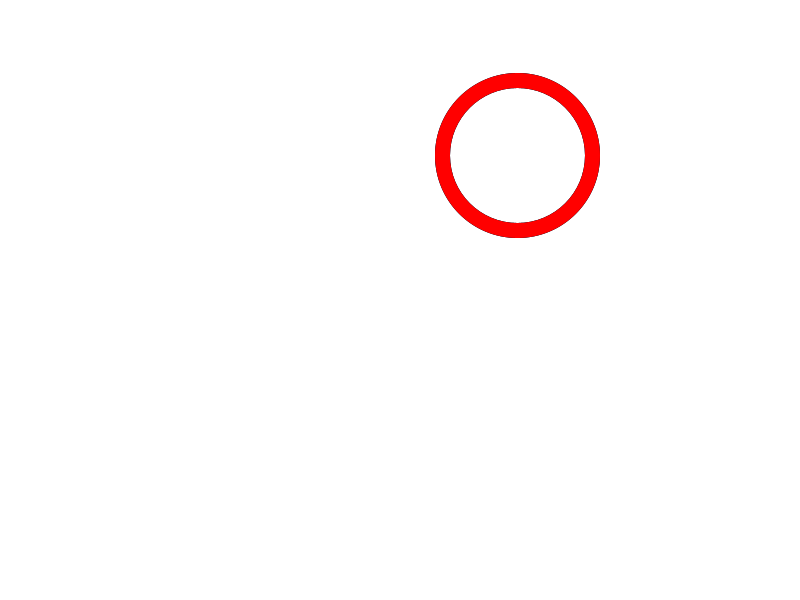
Frame 1 (no input)
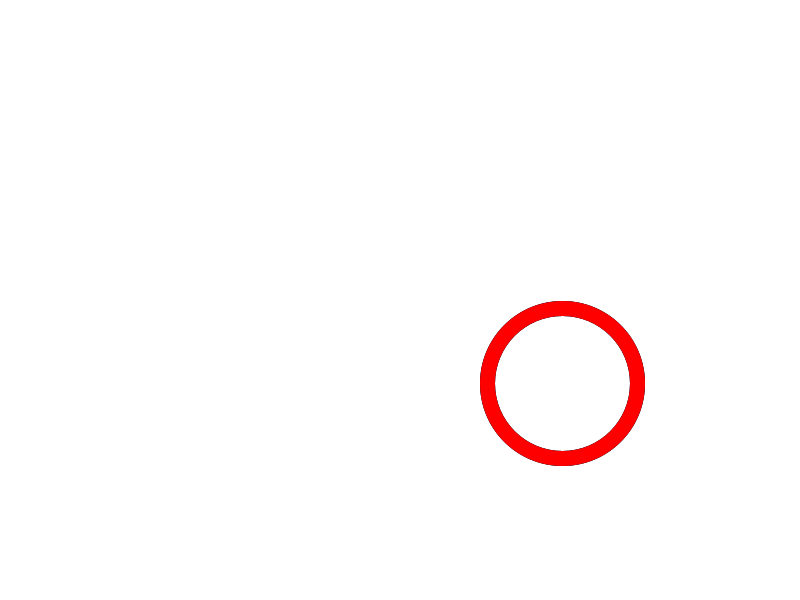
Frame 60 (the mouse pressed at the canvas centre just before this capture)
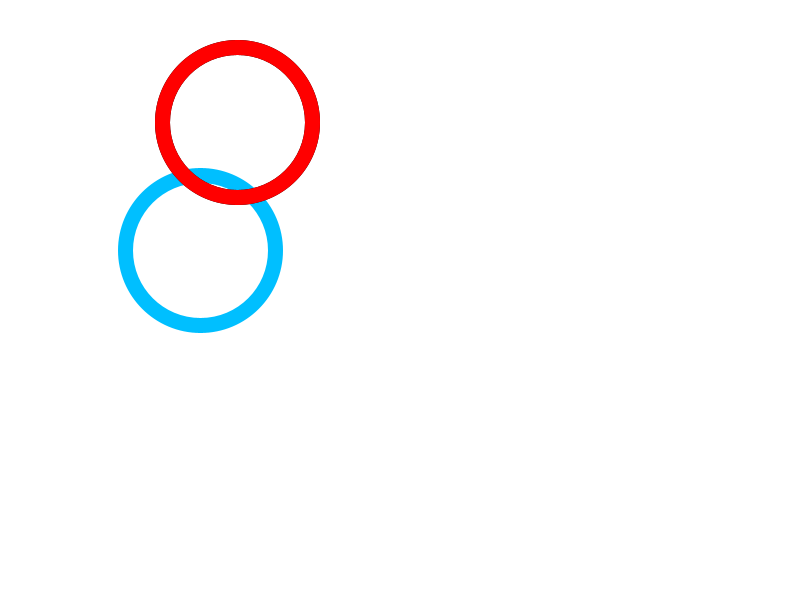
Frame 120 (the mouse held since frame 60 and released just before this capture)

The Processing sketch that drew these frames (run headless with seeded random() and noise(); from frame 60 on, the mouse is pressed at the canvas centre):

// Processing sketch: processing_68486
// ── processing_68486.pde

int a;
int b;
int c=0;
int d=0;
int e=0;
int f=0;
int g=0;

void setup(){
   smooth();
   background(255);
   size(800,600);
   noFill();
   strokeWeight(15);
   
}
   

 
 
 void draw(){
     a=int(random(800));
    b=int(random(600));
   background(255);
   
   stroke(#00bfff);
   if((a!=200) && (b!=350) && c!=1){
   ellipse (a,b,150,150);
 }
   else
   {
     ellipse(200,250,150,150);
     c=1;
   }
  stroke(0);
  if((a!=365) && (b!=250) && d!=1){
    ellipse(a,b,150,150);
  }
  else
  {
   ellipse(365,250,150,150);
   d=1;
  }
   stroke(#ff0000);
   if((a!=530) && (b!=250) && e!=1){
   ellipse(a,b,150,150);
    }
  else
  {
   ellipse(530,250,150,150);
   e=1;
   
   stroke(#facc2e);
   if((a!=280) && (b!=350) && f!=1){
     ellipse(a,b,150,150);
   }
     else
  {
   ellipse(280,350,150,150);
   f=1;
   stroke(#088a29);
   if((a!=450) && (b!=350) && g!=1){
     ellipse(a,b,150,150);
}
     else
  {
   ellipse(450,350,150,150);
    g=1;
  
 }
 }
 }
 }
